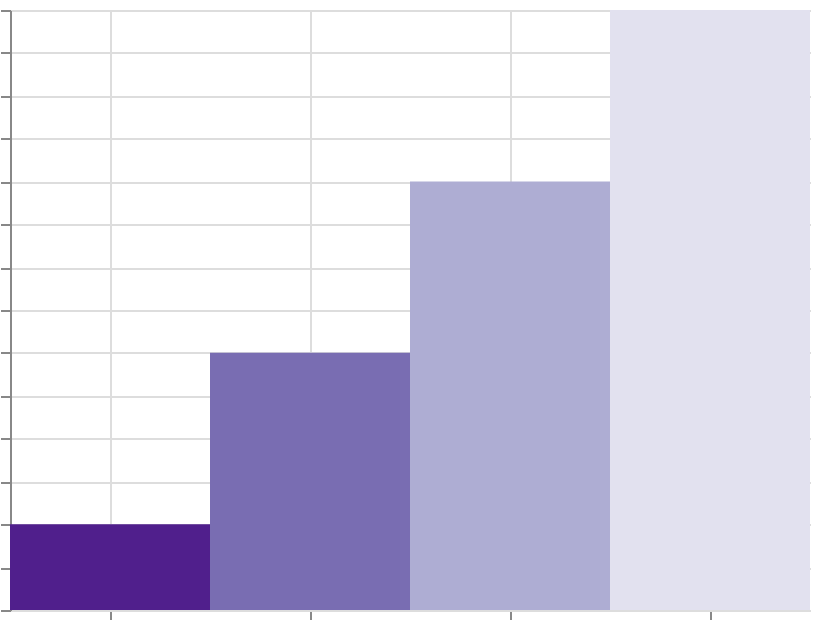

Vega-Lite specification stored for this chart:
### Vega specification from a JSON file in a GitHub repository (floating-point values rounded to 4 significant figures)
{"$schema": "https://vega.github.io/schema/vega/v6.json", "width": 400, "height": 300, "padding": 5, "autosize": "none", "data": [{"name": "table", "values": [{"cat": "A", "val": 10}, {"cat": "B", "val": 30}, {"cat": "C", "val": 50}, {"cat": "D", "val": 70}]}], "scales": [{"name": "x", "type": "band", "domain": {"data": "table", "field": "cat", "sort": true}, "range": "width"}, {"name": "y", "type": "linear", "domain": {"data": "table", "field": "val"}, "range": [{"signal": "height"}, 0], "zero": true, "nice": true}, {"name": "color", "type": "linear", "domain": {"data": "table", "field": "val"}, "reverse": true, "range": {"scheme": "purples"}}], "marks": [{"type": "rect", "from": {"data": "table"}, "encode": {"update": {"x": {"scale": "x", "field": "cat"}, "width": {"scale": "x", "band": 1}, "y": {"scale": "y", "field": "val"}, "y2": {"scale": "y", "value": 0}, "fill": {"scale": "color", "field": "val"}}}}], "axes": [{"scale": "x", "orient": "bottom", "grid": true, "labels": false}, {"scale": "y", "orient": "left", "grid": true, "labels": false}], "legends": [{"fill": "color", "title": "Depth"}]}
